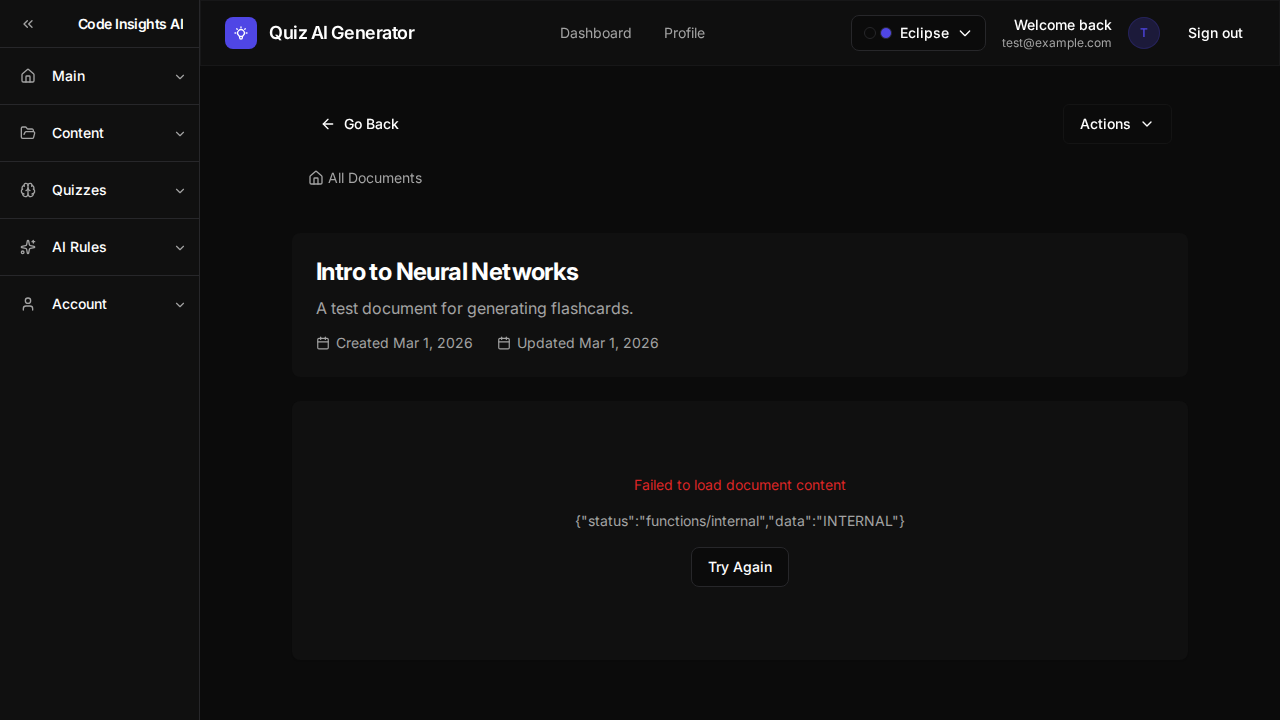
#> input picture document-content-test.png, 1280 x 720 px
$ python png_to_svg.py ../../../../document-content-test.png out.png 3
#> lines starting #> are read from the running program, lines starting #| are printed output that depends on the picture; after the words box and inside, x2 and y2 are one past the last pixel; in counts of white or black regions, pixels touching at a corner belong together
#!/usr/bin/env python3
"""
Convert a color PNG to a layered SVG using potrace.
Each dominant color is traced as its own <g> layer, preserving
potrace's coordinate transform so paths render at the correct scale.
"""
import re
import sys
import os
import subprocess
import tempfile
from PIL import Image
import numpy as np


def rgb_to_hex(r: int, g: int, b: int) -> str:
    return f"#{r:02x}{g:02x}{b:02x}"


def write_pbm(path: str, mask: np.ndarray) -> None:
    h, w = mask.shape
    with open(path, "wb") as f:
        f.write(f"P4\n{w} {h}\n".encode())
        row_bytes = (w + 7) // 8
        for row in mask:
            padded = np.zeros(row_bytes * 8, dtype=np.uint8)
            padded[:w] = row
            f.write(np.packbits(padded).tobytes())


def trace_layer(mask: np.ndarray, color_hex: str, tmp_dir: str, idx: int) -> str:
    """
    Trace a binary mask with potrace and return one SVG <g> element
    (with the potrace coordinate transform preserved, fill recolored).
    """
    pbm_path = os.path.join(tmp_dir, f"layer_{idx}.pbm")
    svg_path = os.path.join(tmp_dir, f"layer_{idx}.svg")
    write_pbm(pbm_path, mask)

    result = subprocess.run(
        ["potrace", "-s", "--flat", "-o", svg_path, pbm_path],
        capture_output=True, text=True
    )
    if result.returncode != 0:
        print(f"  potrace error layer {idx}: {result.stderr[:200]}", file=sys.stderr)
        return ""

    with open(svg_path) as f:
        content = f.read()

    # potrace outputs: <g transform="..." fill="#000000" stroke="none">..paths..</g>
    # Grab the full <g>...</g> block
    m = re.search(r'(<g\s[^>]*fill="#000000"[^>]*>.*?</g>)', content, re.DOTALL)
    if not m:
        # Fallback: grab any <g>
        m = re.search(r'(<g\b.*?>.*?</g>)', content, re.DOTALL)
    if not m:
        return ""

    g_block = m.group(1)
    # Recolor: replace fill on the <g> tag itself
    g_block = g_block.replace('fill="#000000"', f'fill="{color_hex}"')
    g_block = re.sub(r'fill="[^"]*"', f'fill="{color_hex}"', g_block, count=1)
    # Give each layer a readable id
    g_block = re.sub(r'\bid="[^"]*"', f'id="layer-{color_hex.lstrip("#")}"', g_block)
    return g_block


def quantize_image(img: Image.Image, n_colors: int) -> tuple:
    bg = Image.new("RGB", img.size, (255, 255, 255))
    if img.mode == "RGBA":
        bg.paste(img, mask=img.split()[3])
    else:
        bg.paste(img)
    quantized = bg.quantize(colors=n_colors, method=Image.Quantize.MEDIANCUT)
    palette = quantized.getpalette()
    colors = [(palette[i * 3], palette[i * 3 + 1], palette[i * 3 + 2]) for i in range(n_colors)]
    return np.array(quantized), colors


def png_to_svg(input_path: str, output_path: str, n_colors: int = 16):
#> called with input_path = '../../../../document-content-test.png', output_path = 'out.png', n_colors = 3
    print(f"Loading {input_path}...")
    img = Image.open(input_path)
#> img is the input picture: PIL image 1280x720 RGB; mean R, G, B 16.6, 16.4, 16.6
    w, h = img.size
    print(f"  Size: {w}×{h}")
#|   Size: 1280×720

    print(f"  Quantizing to {n_colors} colors...")
    q_arr, colors = quantize_image(img, n_colors)
#> in quantize_image, `palette = quantized.getpalette()`: palette = [106, 101, 108, 16, 16, 16, 12, 12, 12]
#> in quantize_image, `colors = [(palette[i * 3], palette[i * 3 + 1], palette[i * 3 + 2]) for..`: colors = [(106, 101, 108), (16, 16, 16), (12, 12, 12)]
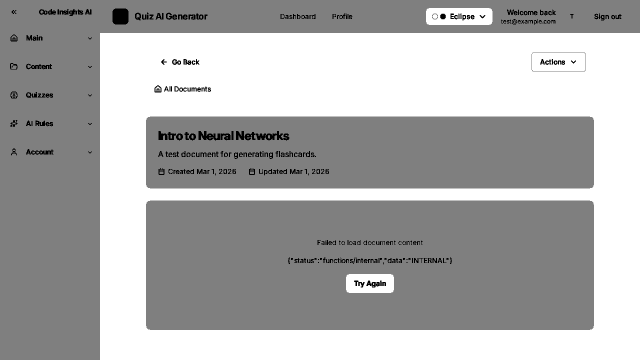
#> q_arr: shape (720, 1280) (shown at 1/2 size); min 0, max 2, mean 1.36; drawn with min black and max white
#> colors = [(106, 101, 108), (16, 16, 16), (12, 12, 12)]
    used_indices = np.unique(q_arr)
#> used_indices = [0, 1, 2]

    # Sort lightest → darkest so lighter fills are drawn first (behind)
    def brightness(idx):
#> called with idx = 0
        r, g, b = colors[idx]
#> r = 106; g = 101; b = 108
        return 0.299 * r + 0.587 * g + 0.114 * b

    sorted_indices = sorted(used_indices, key=brightness, reverse=True)
#> sorted_indices = [0, 1, 2]

    with tempfile.TemporaryDirectory() as tmp_dir:
        svg_layers = []
        for i, idx in enumerate(sorted_indices):
            r, g, b = colors[idx]
            # Skip near-white background
            if r > 240 and g > 240 and b > 240:
                print(f"  Skip white-ish layer {idx}: rgb({r},{g},{b})")
                continue
            hex_color = rgb_to_hex(r, g, b)
            mask = (q_arr == idx).astype(np.uint8)
            pixel_count = int(mask.sum())
            if pixel_count < 100:
                print(f"  Skip tiny layer {idx}: {pixel_count}px")
                continue
            print(f"  Tracing {hex_color} ({pixel_count}px)…")
            g_element = trace_layer(mask, hex_color, tmp_dir, i)
            if g_element:
                svg_layers.append(g_element)
            else:
                print(f"    (no paths extracted)")
#> this loop made 1 pass
#> (idx, r, g, b, hex_color, pixel_count) on pass 1: (0, 106, 101, 108, '#6a656c', 15317)
#> (printed output is left out)
#> pass 1, in png_to_svg, `mask = (q_arr == idx).astype(np.uint8)`:
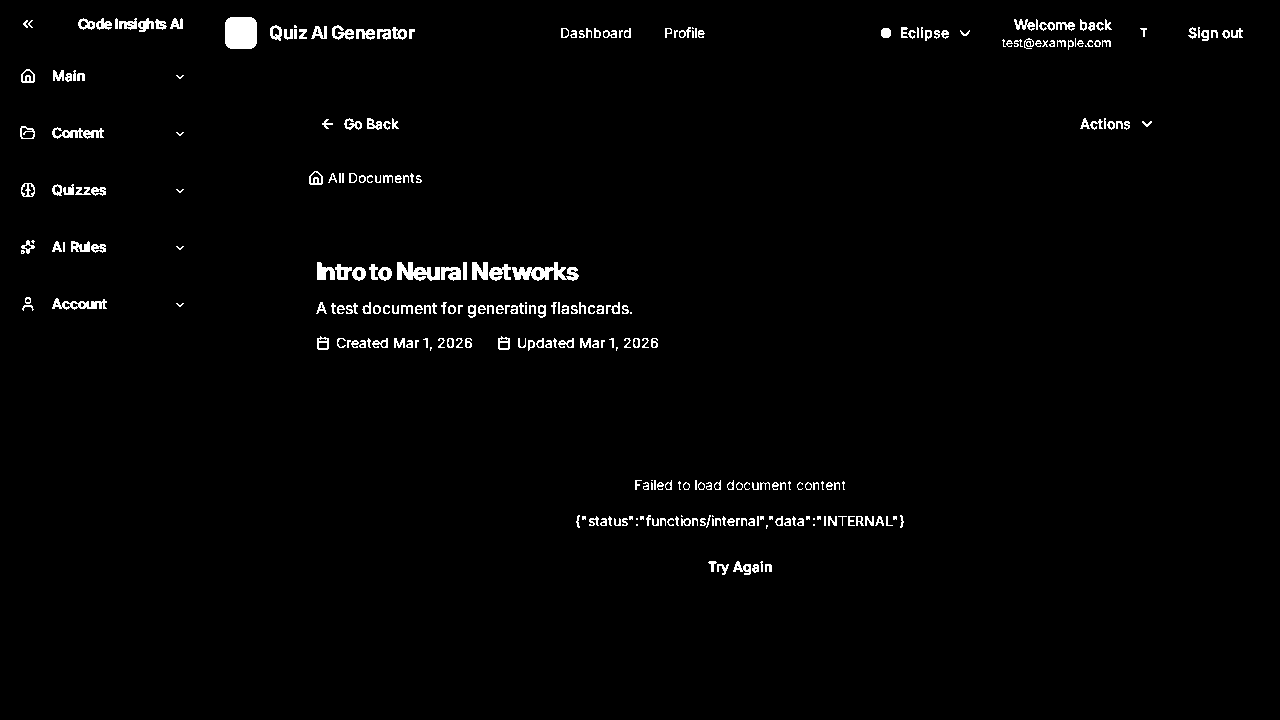
#> mask: shape (720, 1280); values 0 (black) and 1 (white), 1.7% white; 293 white regions (46 under 20 px), largest, box (x1, y1, x2, y2) and area: (225, 17, 257, 49) 976, (512, 262, 579, 281) 634, (397, 262, 440, 281) 487
#> after the loop, svg_layers = []

        print(f"\n  Assembling SVG with {len(svg_layers)} layers…")
        # potrace viewBox uses the same pixel dimensions as the input
        layers_str = "\n".join(svg_layers)
        svg = f"""<?xml version="1.0" encoding="UTF-8"?>
<svg xmlns="http://www.w3.org/2000/svg" version="1.1"
     width="{w}" height="{h}" viewBox="0 0 {w} {h}">
  <title>Forge — StudyForge Mascot Character Sheet</title>
  <desc>Auto-traced from forge-character-sheet.png via potrace color-layer method.</desc>
  <rect width="{w}" height="{h}" fill="#ffffff"/>
{layers_str}
</svg>"""
        with open(output_path, "w") as f:
            f.write(svg)

    size_kb = os.path.getsize(output_path) / 1024
    print(f"\nDone ✓  {output_path}  ({size_kb:.1f} KB)")


if __name__ == "__main__":
    input_png = sys.argv[1] if len(sys.argv) > 1 else "forge-character-sheet.png"
    output_svg = sys.argv[2] if len(sys.argv) > 2 else input_png.replace(".png", ".svg")
    n_colors = int(sys.argv[3]) if len(sys.argv) > 3 else 16
    png_to_svg(input_png, output_svg, n_colors)
#> (the call stopped at in trace_layer, `result = subprocess.run( ["potrace", "-s", "--flat", "-o", svg_path, p..`: subprocess is not available in this run)

$ run again, on auth-page-debug.png
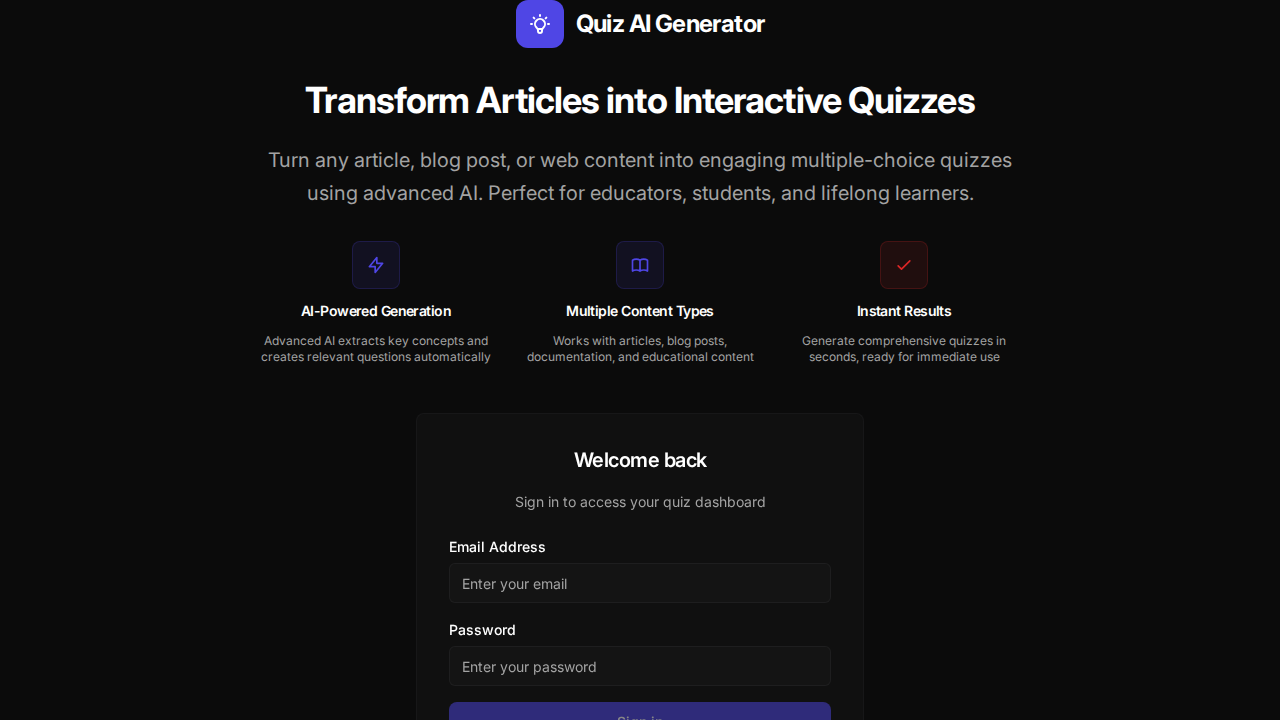
#> input picture auth-page-debug.png, 1280 x 720 px
#> in png_to_svg, img is the input picture: PIL image 1280x720 RGB; mean R, G, B 17.5, 17.4, 18.4
#|   Size: 1280×720
#> bg: PIL image 1280x720 RGB; every value is 255
#> palette = [44, 44, 49, 11, 11, 11, 10, 10, 11]
#> in quantize_image, `colors = [(palette[i * 3], palette[i * 3 + 1], palette[i * 3 + 2]) for..`: colors = [(44, 44, 49), (11, 11, 11), (10, 10, 11)]
#> in png_to_svg, `q_arr, colors = quantize_image(img, n_colors)`:
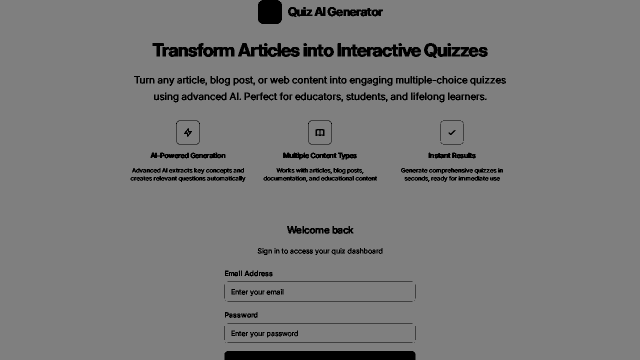
#> q_arr: shape (720, 1280) (shown at 1/2 size); min 0, max 2, mean 0.95; drawn with min black and max white
#> used_indices = [0, 1, 2]
#> in brightness, `r, g, b = colors[idx]`: r = 44; b = 49
#> sorted_indices = [0, 1, 2]
#> the loop in png_to_svg, `for i, idx in enumerate(sorted_indices):` made 1 pass
#> (idx, r, g, b, hex_color, pixel_count) on pass 1: (0, 44, 44, 49, '#2c2c31', 45848)
#> (printed output is left out)
#> pass 1, in png_to_svg, `mask = (q_arr == idx).astype(np.uint8)`:
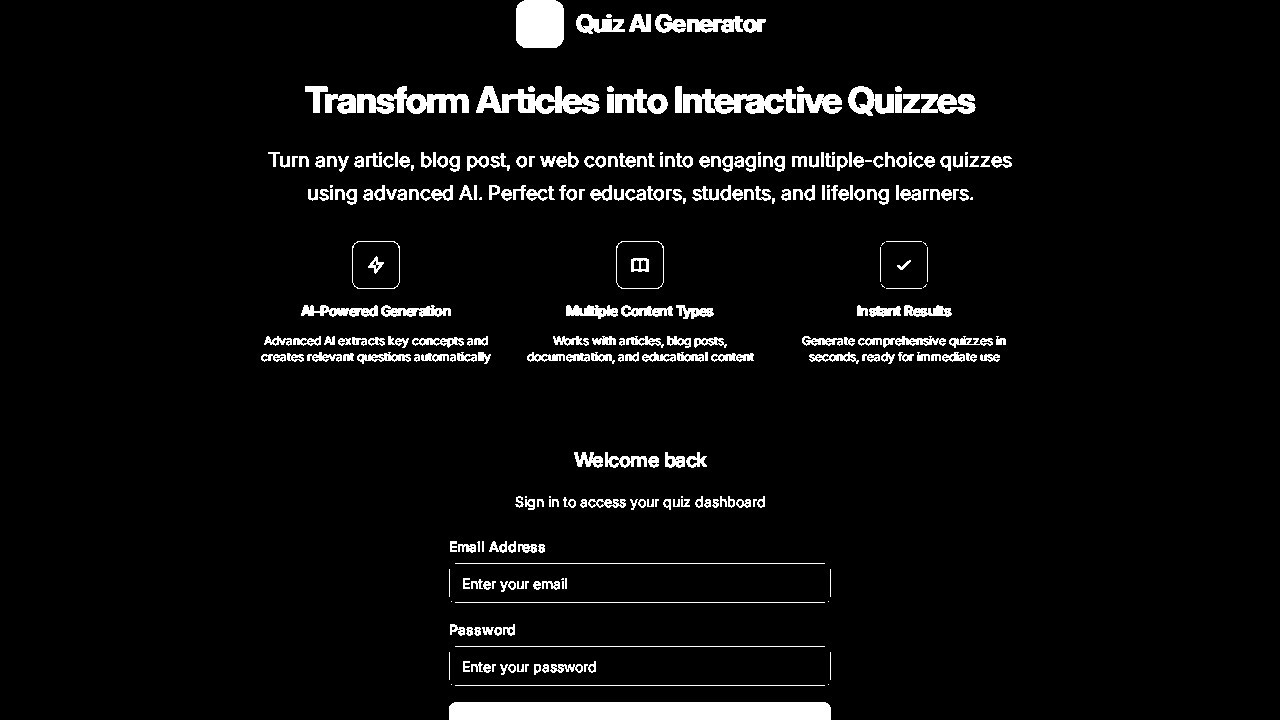
#> mask: shape (720, 1280); values 0 (black) and 1 (white), 5% white; 308 white regions (28 under 20 px), largest, box (x1, y1, x2, y2) and area: (449, 702, 831, 720) 6853, (516, 0, 564, 48) 2202, (476, 86, 600, 114) 1862
#> after the loop in png_to_svg, `for i, idx in enumerate(sorted_indices):`: svg_layers = []

$ run again, on current-documents-page.png
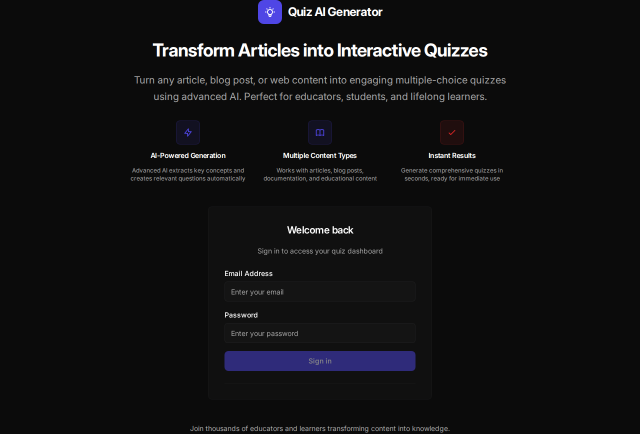
#> input picture current-documents-page.png, 1280 x 867 px (shown at 1/2 size)
#> in png_to_svg, img is the input picture: PIL image 1280x867 RGB; mean R, G, B 17, 16.9, 18.4
#|   Size: 1280×867
#> bg: PIL image 1280x867 RGB; every value is 255
#> palette = [42, 41, 48, 11, 11, 11, 10, 10, 11]
#> in quantize_image, `colors = [(palette[i * 3], palette[i * 3 + 1], palette[i * 3 + 2]) for..`: colors = [(42, 41, 48), (11, 11, 11), (10, 10, 11)]
#> in png_to_svg, `q_arr, colors = quantize_image(img, n_colors)`:
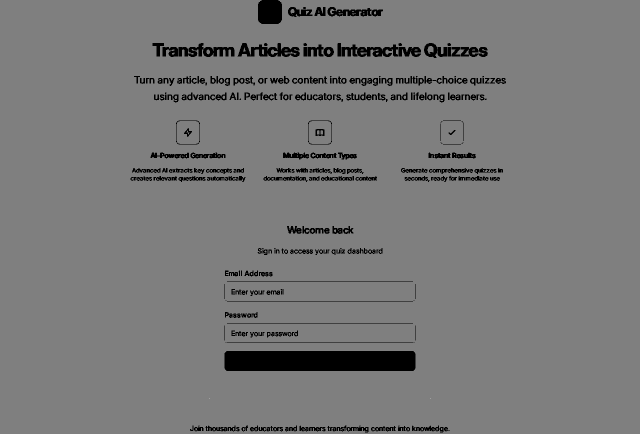
#> q_arr: shape (867, 1280) (shown at 1/2 size); min 0, max 2, mean 0.948; drawn with min black and max white
#> used_indices = [0, 1, 2]
#> in brightness, `r, g, b = colors[idx]`: r = 42; g = 41; b = 48
#> sorted_indices = [0, 1, 2]
#> the loop in png_to_svg, `for i, idx in enumerate(sorted_indices):` made 1 pass
#> (idx, r, g, b, hex_color, pixel_count) on pass 1: (0, 42, 41, 48, '#2a2930', 57436)
#> (printed output is left out)
#> pass 1, in png_to_svg, `mask = (q_arr == idx).astype(np.uint8)`:
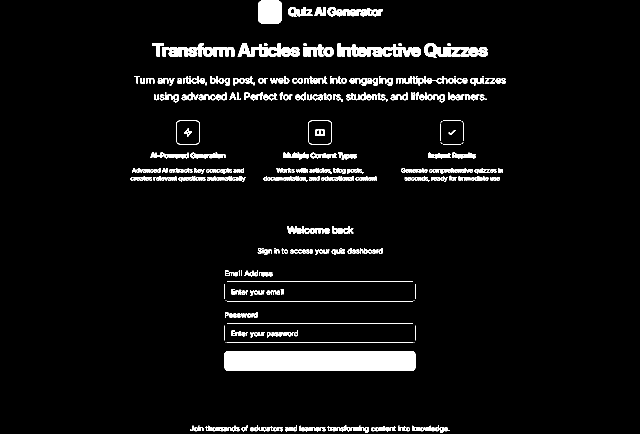
#> mask: shape (867, 1280) (shown at 1/2 size); values 0 (black) and 1 (white), 5.2% white; 329 white regions (31 under 20 px), largest, box (x1, y1, x2, y2) and area: (449, 702, 831, 742) 15237, (516, 0, 564, 48) 2202, (475, 86, 600, 114) 1872
#> after the loop in png_to_svg, `for i, idx in enumerate(sorted_indices):`: svg_layers = []
